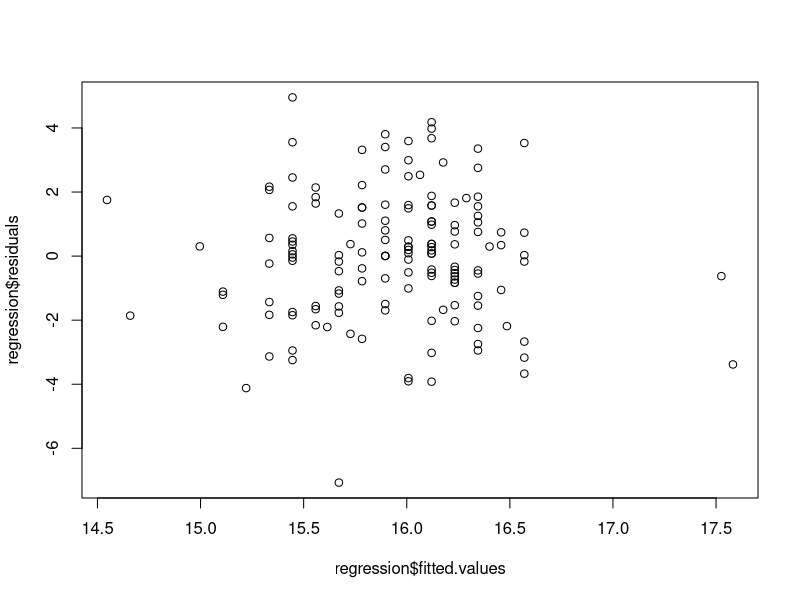
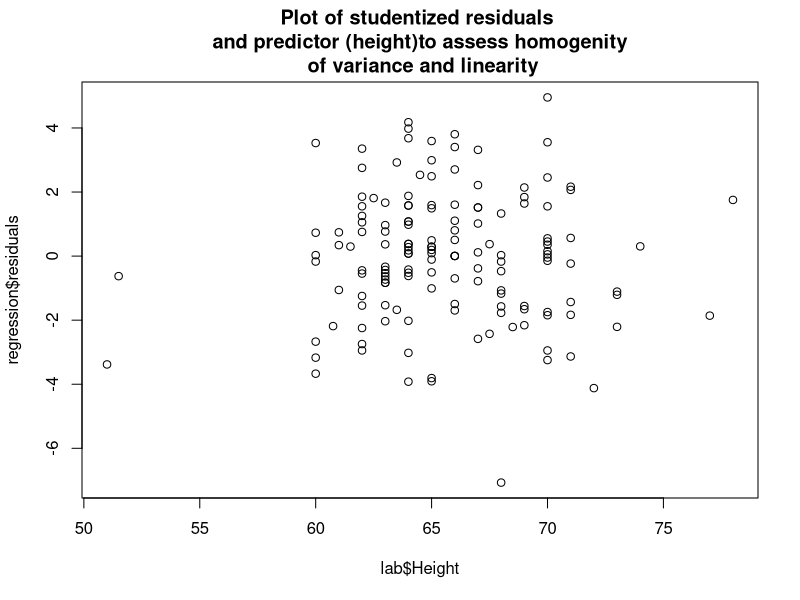
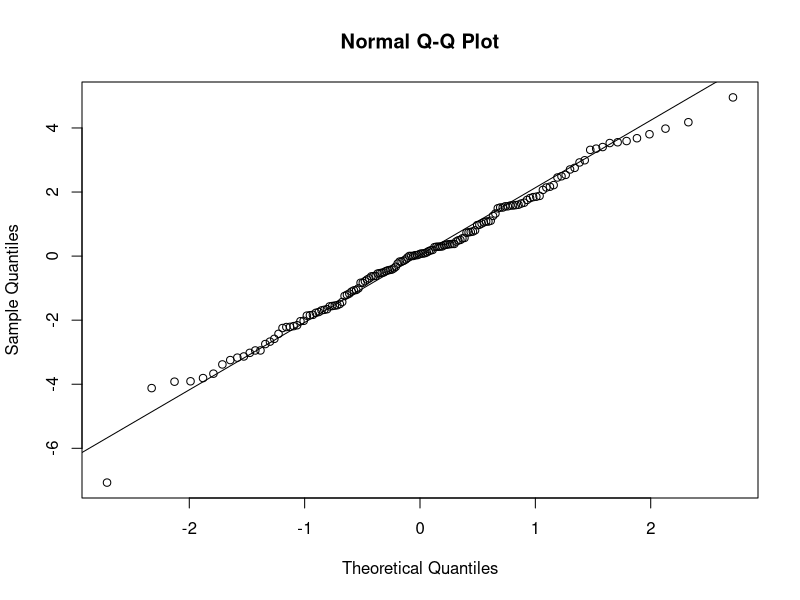
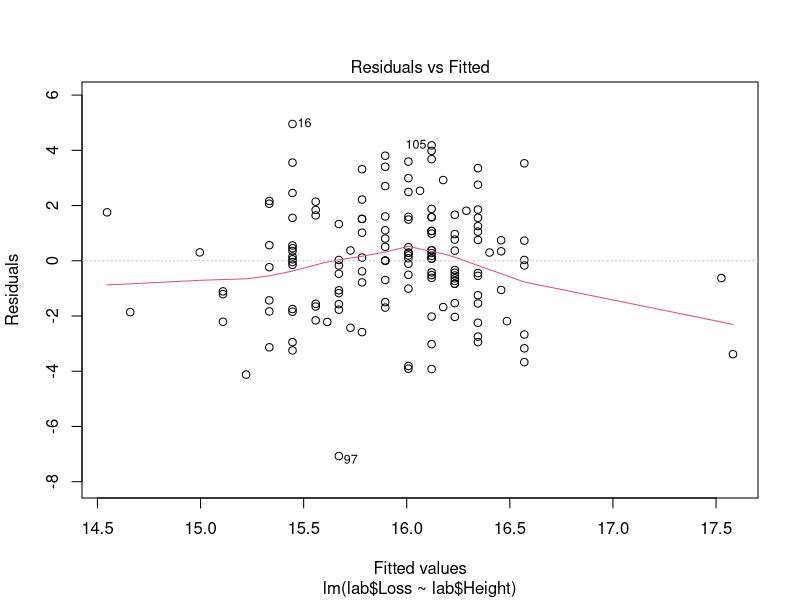
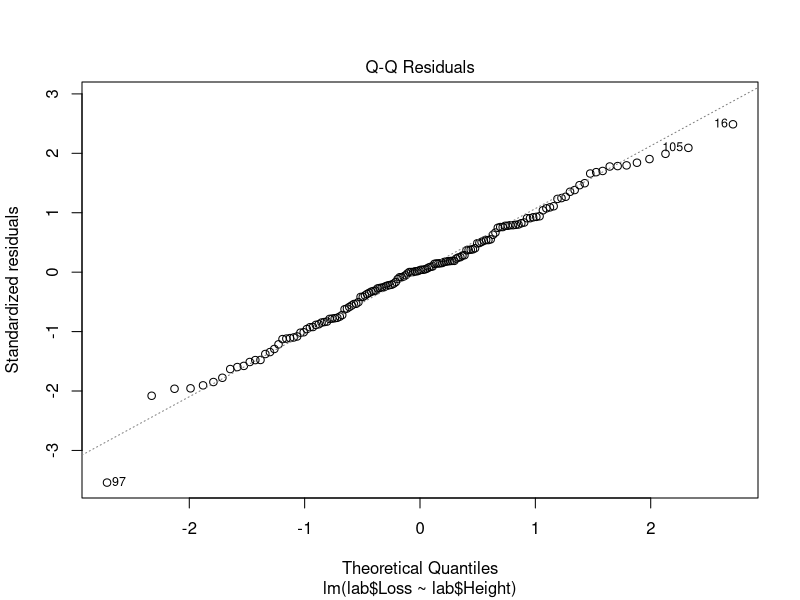
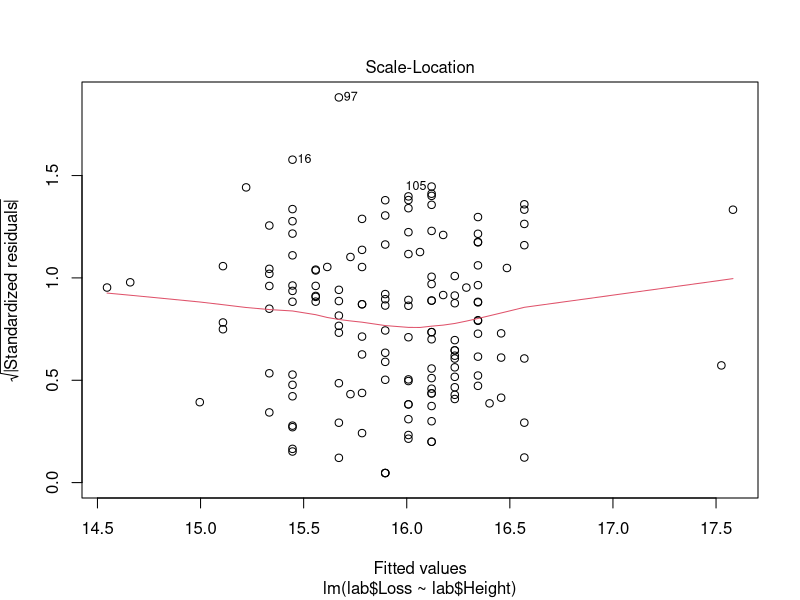
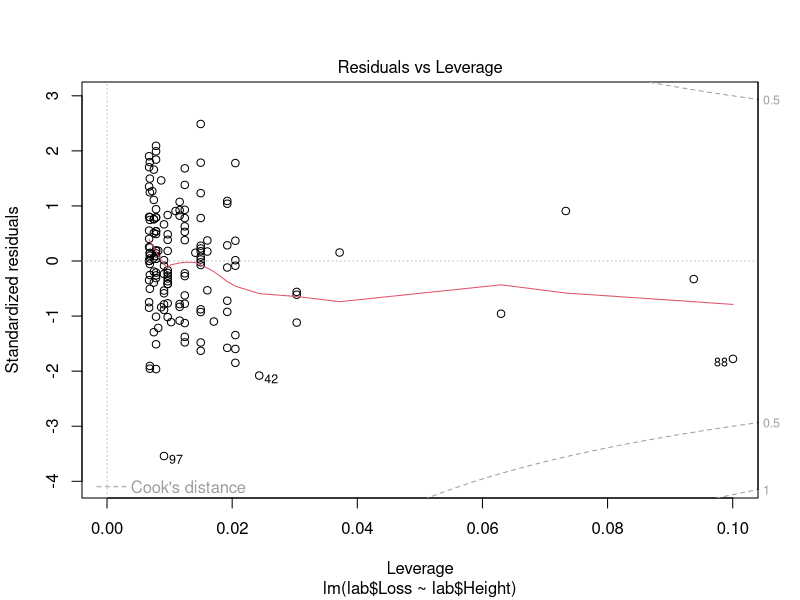
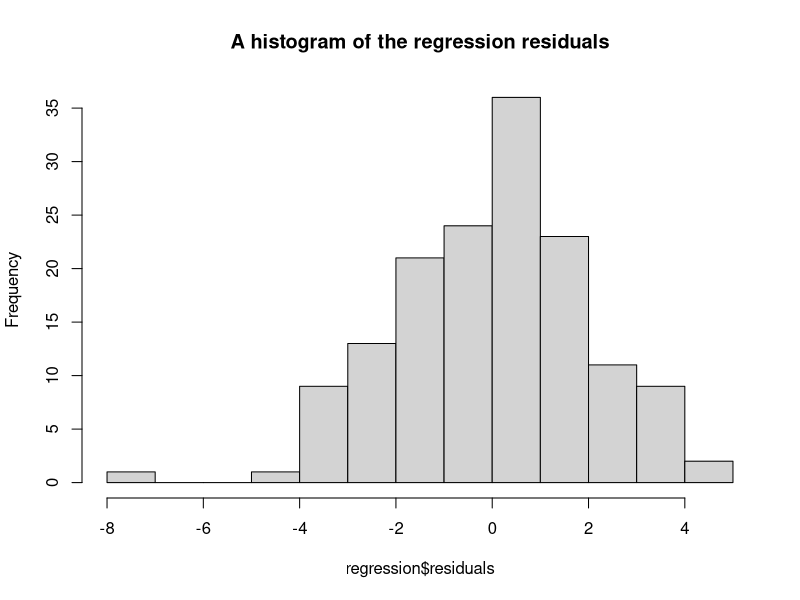

Write R code to recreate these figures, in order.
#################>>>>>>>>>>>>>>>>>>>>>>>>>>>>>>>>> REGRESSION <<<<<<<<<<<<<<<<<<< #################################
#################>>>>>>>>>>>>>>>>>>>>>>>>>>>>>>>>> REGRESSION <<<<<<<<<<<<<<<<<<< #################################
#################>>>>>>>>>>>>>>>>>>>>>>>>>>>>>>>>> REGRESSION <<<<<<<<<<<<<<<<<<< #################################
#################>>>>>>>>>>>>>>>>>>>>>>>>>>>>>>>>> REGRESSION <<<<<<<<<<<<<<<<<<< #################################
#################>>>>>>>>>>>>>>>>>>>>>>>>>>>>>>>>> REGRESSION <<<<<<<<<<<<<<<<<<< #################################
#################>>>>>>>>>>>>>>>>>>>>>>>>>>>>>>>>> REGRESSION <<<<<<<<<<<<<<<<<<< #################################


#####Research Question: Does a person's height predict his/her weight loss?

#####Procedure:

#Step 1: Conduct Univariate Analyses: Descriptive Statistics and Cleaning the Data

#Step 2: Conduct Bivariate Analyses

#Step 3: Conduct Simple OLS Regression Analyses

#Step 4: Assess the Model Assumptions

#Step 5: Examine Model Fit Diagnostics

#Step 6: Examine Data for Influential Observations

#Step 7: State a Conclusion

lab = read.csv("wt_loss_data.csv",sep=",") 


####Step 1:  Univariate Analyses: Descriptive Statistics and Cleaning the Data: 
##### See Correlstion Example

#### Step 2:  Conduct Bivariate Analyses
##### See Correlation Example

#### Step 3: Conduct Simple OLS Regression Analyses

regression = lm(lab$Loss ~ lab$Height)


#### Setp 4: Assess the Model Assumptions
##### 1) Plot of the standardized residuals against the standardized predicted outcome variable 

plot(regression$fitted.values,regression$residuals )








### Residual by Predicted: Equal amount above and below line. No outliers that would impact the slope of line. 
### Potential outliers on right side may impact the slope. Outlier at bottom may impact the coefficient. 
### Linearity, Equal Variance, and Error Normality are met.

##### 2) Plot the standardized residuals against X

plot(lab$Height,regression$residuals, main = "Plot of studentized residuals \n  and predictor (height)to assess homogenity  \n of variance and linearity")








#Height by Loss: The dots are nicely scattered around. No Issues.

##### 3) Normal Quantile Plot of the standardized residuals

qqnorm(regression$residuals)
qqline(regression$residuals)





#Normality on Residuals: The residuals are normally distributed. No issues. The normality assumption is met.


#### Or you can just try statement "plot (regression)". It will give you all diagnostic figures defaulted by R.

plot (regression)



histogramRESIDUALS=hist(regression$residuals, main="A histogram of the regression residuals")






##### >>>>>>>>>>>>>> CONFIDENCE INTERVALS ON THE REGRESSION <<<<<<<<<<<<<<<<<<
confint(regression)



#### Setp 5:  Examine Model Fit Diagnostics

summary(regression)







##### 1st Step: Analysis of Variance Table: The Global F-Test of 7.18 is statistically significant at p=0.0082. If this was not significant, we would stop. Since it is significant, let's look at the other model fit diagnostics.

Reduced=lm(lab$Loss ~ lab$Height) #fit reduced model
Full=lm(lab$Loss~0+as.factor(lab$Height)) #fit full model
anova(Reduced, Full) #get lack-of-fit test


##### Lack of Fit: The null hypothesis is the that model has good fit, so we do not want to reject this one. The p-value of 0.3348 indicates that we do not reject the null hypothesis and conclude that we have good fit.

##### Summary of Fit Table: R-Squared is 0.0462. The independent variable, height, explains 4.62% of the variance in the dependent variable, weight loss. Ignore the Parameter Estimates for now.


### Step 6: Examine Data for Influential Observations

#### We will, again, use the results we output from statement "lm()".

#### We created a new dataset called "resid" which saves the necessary variables for us to examine to determine if any outliers are present in the data.

#### Look for potential influential observations: ##### Studentized Residuals: ??? 2 and ??? -2
##### Hat Diagonals: >2p/n or > (2)(2)/150 =0.0267: n=150; p=# of parameters including intercept.
##### Cook's D: > 4/n or > 4/150 = 0.0267; n= 150

library(MASS)
Studentized_Residuals=studres(regression)

Hat_Diagonals=lm.influence(regression)$hat
Cooks_d=cooks.distance(regression)

resid=as.data.frame(cbind(Studentized_Residuals,Hat_Diagonals,Cooks_d))
colnames(resid)=c("Studentized_Residuals","Hat_Diagonals","Cooks_D")

whole=cbind(lab,resid)


#### Studentized Residuals:

filter.studentized.residuals=whole[whole$Studentized_Residuals>=2|whole$Studentized_Residuals<=-2,]

filter.studentized.residuals


#We have 5 subjects who meet the criterion that the residuals are greater than and equal to 2, 
#and 2 subjects who meet the criterion that the residuals are less than and equal to -2. 
#The -3.70124 value is associated with a subject who lost 8.57 lbs.

#### Hat values > 0.0267

filter.hat=whole[whole$Hat_Diagonals>0.0267,]
filter.hat


#Our suspicious outlier (ID=97) whose Loss=8.57, is not greater than the cutpoint. Its value is 0.009.


#### Cook's D values > 0.0267

filter.cooks.d=whole[whole$Cooks_D>0.0267,]
filter.cooks.d


#Cook's D values > 0.0267 should be considered. Our spicious outlier 8.57 is greater than the cutpoint 
#and may potentially impact the regression coefficient. Our suspicious outlier 8.6 is the 0.057965 value. 
#We have one other subject that is greater and has about three times the effect (0.1739389681). 
#Looking in the data set, this individual has weight loss of 14.2 and a height of 51 inches. 
#This individual is also the Hat Diagonal of 0.1000403438.

#We should run the regression without each of these two data points to see if there is a difference in the model fit 
#and the results below. For our purposes, let's assume no difference.

### Step 7: State a Conclusion

summary(regression)
confint(regression)



#### The significant overall model (F(1,148)=7.18; p=.008) suggests that at least one slope in the model is significant. Because a height of zero does not make practical sense, the intercept should not be interpreted. If the intercept were to be interpreted, it would be "When height is zero, the mean weight loss was 23.31 pounds". For the variable, height, we interpret "as height increases by one inch, the associated mean decrease in weight loss is 0.11 pounds".
